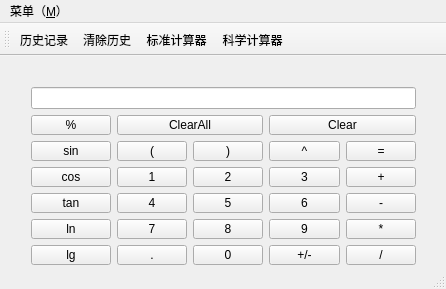
<?xml version="1.0" encoding="UTF-8"?>
<ui version="4.0">
 <class>MainWindow</class>
 <widget class="QMainWindow" name="MainWindow">
  <property name="enabled">
   <bool>true</bool>
  </property>
  <property name="geometry">
   <rect>
    <x>0</x>
    <y>0</y>
    <width>446</width>
    <height>289</height>
   </rect>
  </property>
  <property name="sizePolicy">
   <sizepolicy hsizetype="Minimum" vsizetype="Minimum">
    <horstretch>0</horstretch>
    <verstretch>0</verstretch>
   </sizepolicy>
  </property>
  <property name="minimumSize">
   <size>
    <width>446</width>
    <height>289</height>
   </size>
  </property>
  <property name="maximumSize">
   <size>
    <width>446</width>
    <height>289</height>
   </size>
  </property>
  <property name="windowTitle">
   <string>MainWindow</string>
  </property>
  <property name="animated">
   <bool>false</bool>
  </property>
  <widget class="QWidget" name="centralWidget">
   <widget class="QWidget" name="layoutWidget">
    <property name="geometry">
     <rect>
      <x>20</x>
      <y>20</y>
      <width>407</width>
      <height>200</height>
     </rect>
    </property>
    <layout class="QGridLayout" name="gridLayout_4">
     <item row="0" column="0">
      <widget class="QLineEdit" name="lineEdit"/>
     </item>
     <item row="1" column="0">
      <layout class="QGridLayout" name="gridLayout_3">
       <item row="0" column="0">
        <widget class="QPushButton" name="percrntBtn">
         <property name="text">
          <string>%</string>
         </property>
        </widget>
       </item>
       <item row="0" column="1" rowspan="6">
        <layout class="QGridLayout" name="gridLayout_2">
         <item row="0" column="0" colspan="2">
          <widget class="QPushButton" name="clearAllBtn">
           <property name="text">
            <string>ClearAll</string>
           </property>
          </widget>
         </item>
         <item row="1" column="0">
          <widget class="QPushButton" name="leftBracketBtn">
           <property name="text">
            <string>(</string>
           </property>
          </widget>
         </item>
         <item row="1" column="1">
          <widget class="QPushButton" name="rightBracketBtn">
           <property name="text">
            <string>)</string>
           </property>
          </widget>
         </item>
         <item row="2" column="0">
          <widget class="QPushButton" name="digtalBtn1">
           <property name="text">
            <string>1</string>
           </property>
          </widget>
         </item>
         <item row="2" column="1">
          <widget class="QPushButton" name="digtalBtn2">
           <property name="text">
            <string>2</string>
           </property>
          </widget>
         </item>
         <item row="3" column="0">
          <widget class="QPushButton" name="digtalBtn4">
           <property name="text">
            <string>4</string>
           </property>
          </widget>
         </item>
         <item row="3" column="1">
          <widget class="QPushButton" name="digtalBtn5">
           <property name="text">
            <string>5</string>
           </property>
          </widget>
         </item>
         <item row="4" column="0">
          <widget class="QPushButton" name="digtalBtn7">
           <property name="text">
            <string>7</string>
           </property>
          </widget>
         </item>
         <item row="4" column="1">
          <widget class="QPushButton" name="digtalBtn8">
           <property name="text">
            <string>8</string>
           </property>
          </widget>
         </item>
         <item row="5" column="0">
          <widget class="QPushButton" name="pointBtn">
           <property name="text">
            <string>.</string>
           </property>
          </widget>
         </item>
         <item row="5" column="1">
          <widget class="QPushButton" name="digtalBtn0">
           <property name="text">
            <string>0</string>
           </property>
          </widget>
         </item>
        </layout>
       </item>
       <item row="0" column="2" rowspan="6">
        <layout class="QGridLayout" name="gridLayout">
         <item row="0" column="0" colspan="2">
          <widget class="QPushButton" name="clearBtn">
           <property name="text">
            <string>Clear</string>
           </property>
          </widget>
         </item>
         <item row="1" column="0">
          <widget class="QPushButton" name="powBtn">
           <property name="text">
            <string>^</string>
           </property>
          </widget>
         </item>
         <item row="1" column="1">
          <widget class="QPushButton" name="equalBtn">
           <property name="text">
            <string>=</string>
           </property>
          </widget>
         </item>
         <item row="2" column="0">
          <widget class="QPushButton" name="digtalBtn3">
           <property name="text">
            <string>3</string>
           </property>
          </widget>
         </item>
         <item row="2" column="1">
          <widget class="QPushButton" name="addBtn">
           <property name="text">
            <string>+</string>
           </property>
          </widget>
         </item>
         <item row="3" column="0">
          <widget class="QPushButton" name="digtalBtn6">
           <property name="text">
            <string>6</string>
           </property>
          </widget>
         </item>
         <item row="3" column="1">
          <widget class="QPushButton" name="subtractionBtn">
           <property name="text">
            <string>-</string>
           </property>
          </widget>
         </item>
         <item row="4" column="0">
          <widget class="QPushButton" name="digtalBtn9">
           <property name="text">
            <string>9</string>
           </property>
          </widget>
         </item>
         <item row="4" column="1">
          <widget class="QPushButton" name="mulBtn">
           <property name="text">
            <string>*</string>
           </property>
          </widget>
         </item>
         <item row="5" column="0">
          <widget class="QPushButton" name="signBtn">
           <property name="text">
            <string>+/-</string>
           </property>
          </widget>
         </item>
         <item row="5" column="1">
          <widget class="QPushButton" name="divBtn">
           <property name="text">
            <string>/</string>
           </property>
          </widget>
         </item>
        </layout>
       </item>
       <item row="1" column="0">
        <widget class="QPushButton" name="sinBtn">
         <property name="text">
          <string>sin</string>
         </property>
        </widget>
       </item>
       <item row="2" column="0">
        <widget class="QPushButton" name="cosBtn">
         <property name="text">
          <string>cos</string>
         </property>
        </widget>
       </item>
       <item row="3" column="0">
        <widget class="QPushButton" name="tanBtn">
         <property name="text">
          <string>tan</string>
         </property>
        </widget>
       </item>
       <item row="4" column="0">
        <widget class="QPushButton" name="lnBtn">
         <property name="text">
          <string>ln</string>
         </property>
        </widget>
       </item>
       <item row="5" column="0">
        <widget class="QPushButton" name="lgBtn">
         <property name="text">
          <string>lg</string>
         </property>
        </widget>
       </item>
      </layout>
     </item>
    </layout>
   </widget>
  </widget>
  <widget class="QMenuBar" name="menuBar">
   <property name="geometry">
    <rect>
     <x>0</x>
     <y>0</y>
     <width>446</width>
     <height>23</height>
    </rect>
   </property>
   <widget class="QMenu" name="menu">
    <property name="title">
     <string>菜单（&amp;M）</string>
    </property>
    <addaction name="action"/>
    <addaction name="action_2"/>
    <addaction name="action_3"/>
    <addaction name="action_4"/>
    <addaction name="action_5"/>
   </widget>
   <addaction name="menu"/>
  </widget>
  <widget class="QStatusBar" name="statusBar"/>
  <widget class="QToolBar" name="toolBar">
   <property name="windowTitle">
    <string>toolBar</string>
   </property>
   <attribute name="toolBarArea">
    <enum>TopToolBarArea</enum>
   </attribute>
   <attribute name="toolBarBreak">
    <bool>false</bool>
   </attribute>
   <addaction name="action_2"/>
   <addaction name="action_3"/>
   <addaction name="action_5"/>
   <addaction name="action_4"/>
  </widget>
  <action name="action">
   <property name="text">
    <string>粘贴（&amp;V）</string>
   </property>
  </action>
  <action name="action_2">
   <property name="text">
    <string>历史记录</string>
   </property>
  </action>
  <action name="action_3">
   <property name="text">
    <string>清除历史</string>
   </property>
  </action>
  <action name="action_4">
   <property name="text">
    <string>科学计算器</string>
   </property>
  </action>
  <action name="action_5">
   <property name="text">
    <string>标准计算器</string>
   </property>
  </action>
 </widget>
 <layoutdefault spacing="6" margin="11"/>
 <resources/>
 <connections/>
</ui>
